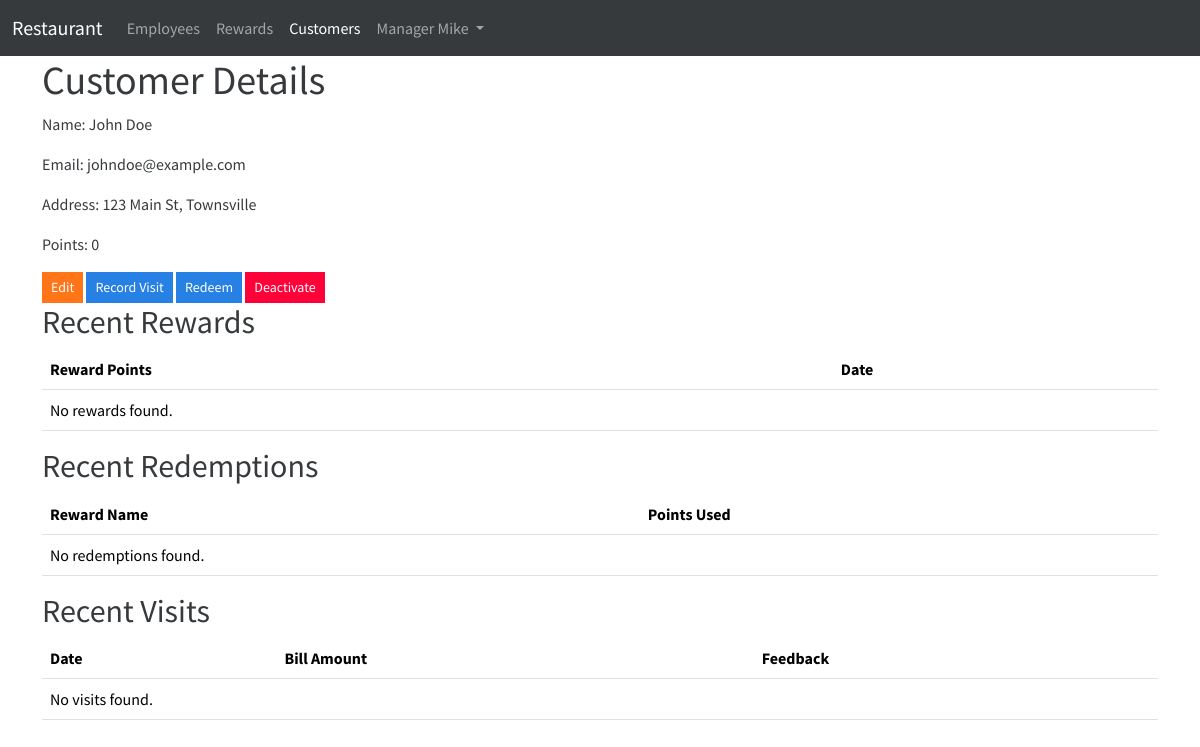
/customer.php?customer_id=1 (signed in), run on the app's committed database.
### tables this page shows
CREATE TABLE employees (
    id INT AUTO_INCREMENT PRIMARY KEY,
    name VARCHAR(255) NOT NULL,
    email VARCHAR(255) NOT NULL,
    password TEXT,
    created_by INT,
    is_manager BOOLEAN DEFAULT FALSE,
    inactive boolean DEFAULT FALSE,
    UNIQUE (email)

);

CREATE TABLE customers (
    id INT AUTO_INCREMENT PRIMARY KEY,
    name VARCHAR(255) NOT NULL,
    address TEXT,
    email VARCHAR(255) NOT NULL,
    phone VARCHAR(50),
    inactive boolean DEFAULT FALSE,
    UNIQUE (email)
);

### auth.php (called while the page is built, shortened)
<?php
require_once 'database.php';
function current_user() {
    if (isset($_SESSION['user'])) {
        $user = $_SESSION['user'];
        $pdo = get_connection();
                $entityTable = $user['entity_type'] === 'customer' ? 'customers' : 'employees';
        $sql = "SELECT * FROM {$entityTable} WHERE id = :id";
        $stmt = $pdo->prepare($sql);
        $stmt->execute(['id' => $user['entity_id']]);
        $entity = $stmt->fetch(PDO::FETCH_ASSOC);
        return ['user' => $user, 'entity' => $entity];
    }
    return null;
}
?>

### database.php (called while the page is built, shortened)
<?php
function get_connection() {
    try {
        $dsn = 'mysql:host=' . DB_HOST . ';dbname=' . DB_NAME . ';port=' . DB_PORT;
        $pdo = new PDO($dsn, DB_USER, DB_PASS);
        $pdo->setAttribute(PDO::ATTR_ERRMODE, PDO::ERRMODE_EXCEPTION);
        return $pdo;
    } catch (PDOException $e) {
        die('Database Connection Failed: ' . $e->getMessage());
    }
}
function get_customer($id) {
    try {
        $pdo = get_connection();
        $sql = "SELECT * FROM customers WHERE id = :id";
        $stmt = $pdo->prepare($sql);
        $stmt->bindParam(':id', $id, PDO::PARAM_INT);
        $stmt->execute();
        return $stmt->fetch(PDO::FETCH_ASSOC);     } catch (PDOException $e) {
        die('Error fetching customer: ' . $e->getMessage());
    }
}
function get_customer_points($customerId) {
        $pdo = get_connection();
                $earnedSql = "SELECT SUM(points) FROM reward_points WHERE customer_id = :customer_id";
        $earnedStmt = $pdo->prepare($earnedSql);
        $earnedStmt->execute(['customer_id' => $customerId]);
        $pointsEarned = $earnedStmt->fetchColumn();
                $usedSql = "SELECT SUM(points) FROM redemptions WHERE customer_id = :customer_id";
        $usedStmt = $pdo->prepare($usedSql);
        $usedStmt->execute(['customer_id' => $customerId]);
        $pointsUsed = $usedStmt->fetchColumn();
                $netPoints = (int)$pointsEarned - (int)$pointsUsed;
        return $netPoints;
}
function get_recent_rewards($customerId, $limit = 5) {
    $pdo = get_connection();
    $sql = "SELECT rp.points, rp.visit_id, v.bill_amount, v.employee_id, v.customer_id, v.date
            FROM reward_points rp
            INNER JOIN visits v ON rp.visit_id = v.id
            WHERE rp.customer_id = :customer_id
            ORDER BY v.date DESC
            LIMIT :limit";
    $stmt = $pdo->prepare($sql);
    $stmt->bindValue(':customer_id', $customerId, PDO::PARAM_INT);
    $stmt->bindValue(':limit', $limit, PDO::PARAM_INT);
    $stmt->execute();
    return $stmt->fetchAll(PDO::FETCH_ASSOC);
}
?>

### customer.php (the view, shortened to what this page needs)
<?php
require_once 'database.php'; require_once 'auth.php'; authenticate();
$current_user = current_user();
$current_entity = $current_user['entity'];
$entity_type = $current_user['user']['entity_type'];
$customerId = $_GET['customer_id'] ?? null;
$customerId = $customerId ?? $current_entity['id'];
$customer = get_customer($customerId);
$points = get_customer_points($customerId);
$recentRewards = get_recent_rewards($customerId);
$recentVisits = get_recent_visits($customerId); if($entity_type== "employee")
    include 'header.php';
?>
<div class="container">
        <h1>Customer Details</h1>
        <p>Name: <?php echo htmlspecialchars($customer['name']); ?></p>
        <p>Email: <?php echo htmlspecialchars($customer['email']); ?></p>
        <p>Address: <?php echo htmlspecialchars($customer['address']); ?></p>
        <p>Points: <?php echo $points; ?></p>
        <?php if($entity_type=='employee'): ?><div>
            <a href="customerform.php?id=<?php echo $customer['id']; ?>" class="btn btn-sm btn-warning">Edit</a>
                        <a href="record_visit.php?customer_id=<?php echo $customer['id']; ?>" class="btn btn-sm btn-primary">Record Visit</a>
                        <a href="redeem.php?customer_id=<?php echo $customer['id']; ?>" class="btn btn-sm btn-primary">Redeem</a>
                        <a href="deactivate.php?type=customer&id=<?php echo $customer['id']; ?>" class="btn btn-sm btn-danger">Deactivate</a>
        </div>
        <?php endif;?>
        <h2>Recent Rewards</h2>
        <table class="table">
            <thead><th>Reward Points</th><th>Date</th></thead>
        <?php if ($recentRewards == null)
            echo("<tr><td colspan='2'>No rewards found.</td></tr>")
        ?>
        </table>
        <h2>Recent Redemptions</h2>
        <table class="table">
            <thead><th>Reward Name</th><th>Points Used</th></thead>
        <?php if ($recentRewards == null)
            echo("<tr><td colspan='2'>No redemptions found.</td></tr>")
        ?>
        </table>
        <h2>Recent Visits</h2>
        <table class="table">
            <thead><th>Date</th><th>Bill Amount</th><th>Feedback</th></thead>
        <?php if ($recentRewards == null)
            echo("<tr><td colspan='3'>No visits found.</td></tr>")
        ?>
    </table>
    </div>
<?php
if($entity_type== "employee")
    include 'footer.php'; ?>

### header.php (shortened to what this page needs)
<?php
require_once("auth.php");
function get_active_link($link) {
    $currentFile = basename($_SERVER['SCRIPT_NAME']);
    if (strpos($currentFile, $link) !== false) {
        return 'active';
    } else {
        return '';
    }
}
$user = current_user();
?>
<!DOCTYPE html>
<html lang="en">
<head>
    <link href="cosmo.css" rel="stylesheet">
    <link href="https://cdnjs.cloudflare.com/ajax/libs/font-awesome/6.5.1/css/all.min.css" rel="stylesheet">
</head>
<body>
    <nav class="navbar navbar-expand-lg navbar-dark bg-dark">
        <div class="container-fluid">
            <a class="navbar-brand" href="index.php">Restaurant</a>
            <div class="collapse navbar-collapse" id="navbarNav">
                <ul class="navbar-nav">
                   <?php if($user['user']['entity_type'] == 'employee') : ?>
                    <?php if($user['entity']['is_manager']): ?>
                    <li class="nav-item ">
                        <a class="nav-link <?php echo get_active_link('employee')?>" href="employees.php">Employees</a>
                    </li>
                    <?php endif?>
                    <li class="nav-item">
                        <a class="nav-link  <?php echo get_active_link('reward')?>" href="rewards.php">Rewards</a>
                    </li>
                    <li class="nav-item">
                        <a class="nav-link  <?php echo get_active_link('customer')?>" href="customers.php">Customers</a>
                    </li>
                    <?php endif;?>
                    <li class="nav-item dropdown">
                        <a class="nav-link dropdown-toggle" href="#" id="navbarDropdownMenuLink" role="button" data-bs-toggle="dropdown" aria-expanded="false">
                            <?php echo $user['entity']['name']?>
                        </a>
                    </li>
          </ul>
            </div>
        </div>
    </nav>

### data on the page
employees: name "Manager Mike"
customers: name "John Doe", email "johndoe@example.com", address "123 Main St, Townsville"

### other printed values
$points "0"
